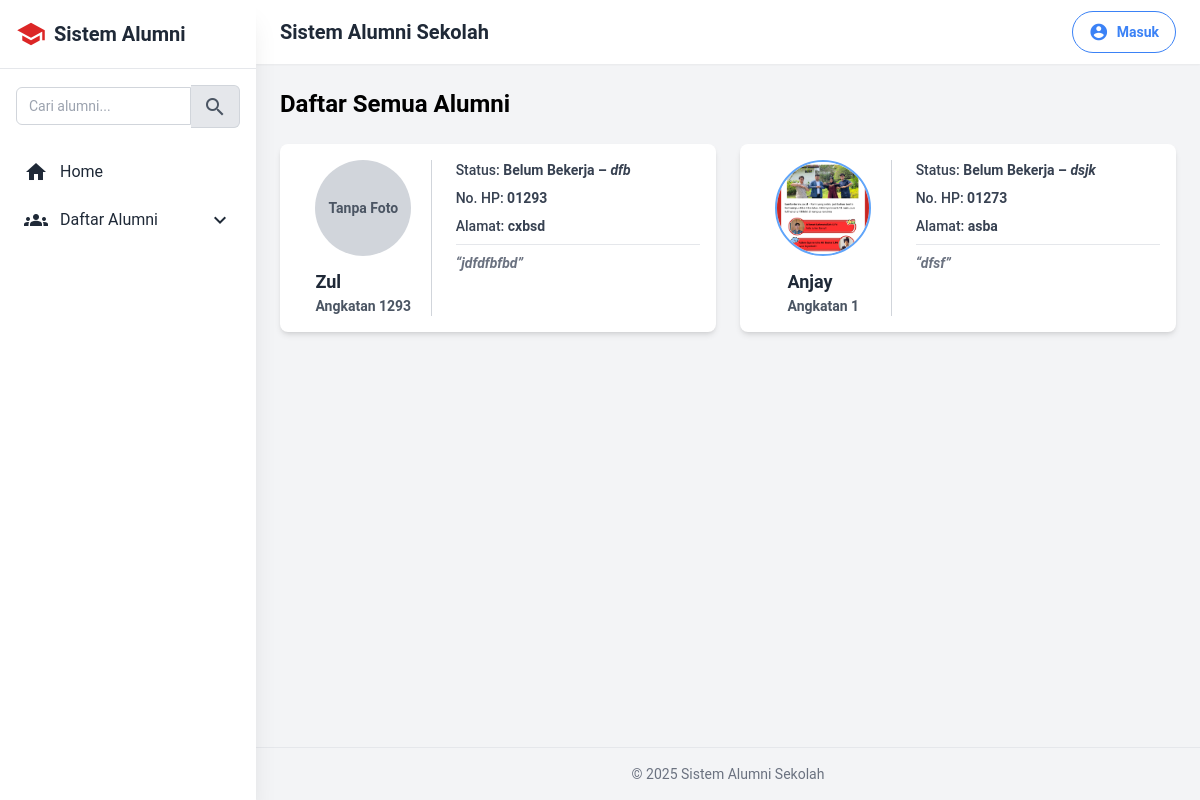
/sas/semua/, run on the app's committed database.
### sistem_alumni/models.py (models this page shows, shortened)
class Alumni(models.Model):
    nama_lengkap = models.CharField(max_length=100)
    angkatan = models.IntegerField()
    tanggal_lahir = models.DateField(null=True, blank=True)
    status = models.CharField(
        max_length=50,
        choices=[
            ('Kuliah', 'Kuliah'),
            ('Bekerja', 'Bekerja'),
            ('Menikah', 'Menikah'),
            ('Belum Bekerja', 'Belum Bekerja'),
        ],
        default='Belum Bekerja'
    )
    status_detail = models.CharField(max_length=100, blank=True, null=True)
    deskripsi_singkat = models.TextField(blank=True, null=True)
    alamat = models.TextField(blank=True, null=True)  # ⬅️ Tambahan
    no_hp = models.CharField(max_length=20, blank=True, null=True)  # ⬅️ Tambahan
    foto = models.ImageField(upload_to=path_foto_alumni, blank=True, null=True)

### sistem_alumni/views.py (the view)
# urls.py: path('semua/', views.alumni_semua, name='alumni_semua'),
def alumni_semua(request):
    alumni = Alumni.objects.all().order_by('-angkatan')
    konfigurasi, created = KonfigurasiSitus.objects.get_or_create(id=1)
    return render(request, 'sistem_alumni/alumni_semua.html', {
        'alumni': alumni,
        'konfigurasi': konfigurasi
    })

### sistem_alumni/context_processors.py (called while the page is built)
def daftar_angkatan(request):
    angkatan = Alumni.objects.values_list('angkatan', flat=True).distinct().order_by('-angkatan')
    return {'daftar_angkatan': angkatan}

### templates/sistem_alumni/alumni_semua.html (shortened to what this page needs)
{% extends 'base1.html' %}
{% block content %}
<div class="text-2xl font-bold mb-6">
    <h2 class="text-2xl font-bold mb-6">Daftar Semua Alumni</h2>
    {% if alumni %}
    <div class="grid grid-cols-1 md:grid-cols-2 gap-6">
        {% for a in alumni %}
        <div class="bg-white rounded-lg shadow-md p-4 hover:shadow-lg transition duration-300">
            <div class="flex flex-col sm:flex-row">
                <div class="sm:w-1/3 flex flex-col items-center text-center sm:text-left">
                    {% if a.foto %}
                        <img src="{{ a.foto.url }}" alt="{{ a.nama_lengkap }}" class="w-24 h-24 object-cover rounded-full border-2 border-blue-400 mb-3">
                    {% else %}
                        <div class="w-24 h-24 bg-gray-300 rounded-full flex items-center justify-center text-gray-600 text-sm mb-3">
                            Tanpa Foto
                        </div>
                    {% endif %}
                    <div>
                        <h3 class="text-lg font-semibold text-gray-800">{{ a.nama_lengkap }}</h3>
                        <p class="text-sm text-gray-600">Angkatan {{ a.angkatan }}</p>
                    </div>
                </div>
                <div class="sm:w-2/3 sm:pl-6 sm:border-l border-gray-300 mt-4 sm:mt-0 space-y-2 text-sm text-gray-700">
                    <p>
                        <span class="font-medium">Status:</span> {{ a.status }}
                        {% if a.status_detail %}
                            – <span class="italic">{{ a.status_detail }}</span>
                        {% endif %}
                    </p>
                    {% if a.no_hp %}
                    <p>
                        <span class="font-medium">No. HP:</span> {{ a.no_hp }}
                    </p>
                    {% endif %}
                    {% if a.alamat %}
                    <p>
                        <span class="font-medium">Alamat:</span> {{ a.alamat }}
                    </p>
                    {% endif %}
                    {% if a.deskripsi_singkat %}
                    <p class="text-gray-500 mt-3 border-t pt-2 italic">
                        “{{ a.deskripsi_singkat }}”
                    </p>
                    {% endif %}
                </div>
            </div>
        </div>
        {% endfor %}
    </div>
    {% else %}
    <p class="text-gray-600 text-center mt-8">Belum ada data alumni yang tersedia.</p>
    {% endif %}
</div>
{% endblock %}

### templates/base1.html (style rules this page uses)
body { font-family: 'Roboto', sans-serif; }

### data on the page
Alumni: foto "Tanpa Foto", nama_lengkap "Zul", angkatan "1293", status "Belum Bekerja", status_detail "dfb", no_hp "01293", alamat "cxbsd", deskripsi_singkat "jdfdfbfbd"
Alumni: foto (picture), nama_lengkap "Anjay", angkatan "1", status "Belum Bekerja", status_detail "dsjk", no_hp "01273", alamat "asba", deskripsi_singkat "dfsf"
